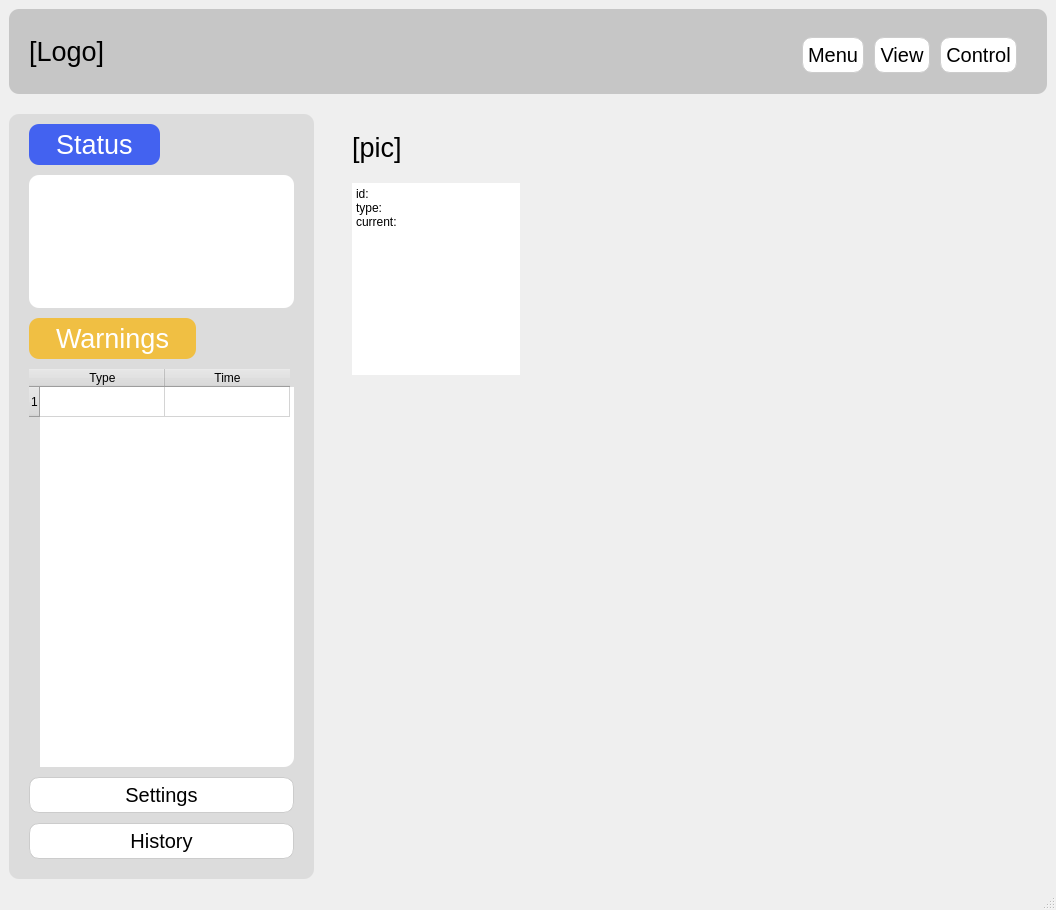
<?xml version="1.0" encoding="UTF-8"?>
<ui version="4.0">
 <class>MainWindow</class>
 <widget class="QMainWindow" name="MainWindow">
  <property name="geometry">
   <rect>
    <x>0</x>
    <y>0</y>
    <width>1056</width>
    <height>910</height>
   </rect>
  </property>
  <property name="sizePolicy">
   <sizepolicy hsizetype="Expanding" vsizetype="Preferred">
    <horstretch>0</horstretch>
    <verstretch>0</verstretch>
   </sizepolicy>
  </property>
  <property name="windowTitle">
   <string>MainWindow</string>
  </property>
  <property name="styleSheet">
   <string notr="true">* {
    font-family: &quot;Airbnb Cereal&quot;, Arial, sans-serif;
}
QPushButton {
    background-color: white;
    color: black; /* 设置按钮文字颜色 */
    border: 1px solid #CCCCCC; 
	border-radius: 10px;
    padding: 5px; 
	font: 15pt;
}
QPushButton:pressed {
    background-color: #50B56A; /* 按钮按下时的背景颜色 */
}
QMainWindow {
    background-color: #EFEFEF;
}
QLabel {
	font: 20pt;
}
Line{
    background-color: #4362F0; /* 设置线条颜色 */
    border: none; /* 移除默认边框 */
    min-height: 3px; /* 设置线条粗细 */
    max-height: 3px; /* 设置线条粗细 */
}</string>
  </property>
  <widget class="QWidget" name="centralwidget">
   <property name="sizePolicy">
    <sizepolicy hsizetype="Expanding" vsizetype="Expanding">
     <horstretch>0</horstretch>
     <verstretch>0</verstretch>
    </sizepolicy>
   </property>
   <layout class="QHBoxLayout" name="horizontalLayout_9">
    <item>
     <layout class="QVBoxLayout" name="verticalLayout_2" stretch="1,9">
      <property name="spacing">
       <number>20</number>
      </property>
      <property name="sizeConstraint">
       <enum>QLayout::SetNoConstraint</enum>
      </property>
      <item>
       <widget class="QWidget" name="" native="true">
        <property name="styleSheet">
         <string notr="true">QWidget {
	background-color: rgb(198, 198, 198);
	border-radius: 10px;
}</string>
        </property>
        <layout class="QHBoxLayout" name="horizontalLayout_2">
         <property name="leftMargin">
          <number>20</number>
         </property>
         <property name="rightMargin">
          <number>20</number>
         </property>
         <item>
          <widget class="QLabel" name="label">
           <property name="sizePolicy">
            <sizepolicy hsizetype="Fixed" vsizetype="Fixed">
             <horstretch>0</horstretch>
             <verstretch>0</verstretch>
            </sizepolicy>
           </property>
           <property name="maximumSize">
            <size>
             <width>150</width>
             <height>150</height>
            </size>
           </property>
           <property name="text">
            <string>[Logo]</string>
           </property>
          </widget>
         </item>
         <item>
          <spacer name="horizontalSpacer">
           <property name="orientation">
            <enum>Qt::Horizontal</enum>
           </property>
           <property name="sizeHint" stdset="0">
            <size>
             <width>68</width>
             <height>20</height>
            </size>
           </property>
          </spacer>
         </item>
         <item>
          <widget class="QWidget" name="" native="true">
           <property name="sizePolicy">
            <sizepolicy hsizetype="Fixed" vsizetype="Preferred">
             <horstretch>0</horstretch>
             <verstretch>0</verstretch>
            </sizepolicy>
           </property>
           <layout class="QHBoxLayout" name="horizontalLayout">
            <property name="spacing">
             <number>10</number>
            </property>
            <property name="leftMargin">
             <number>10</number>
            </property>
            <property name="rightMargin">
             <number>10</number>
            </property>
            <property name="bottomMargin">
             <number>1</number>
            </property>
            <item>
             <widget class="QPushButton" name="MenuButton">
              <property name="styleSheet">
               <string notr="true">QPushButton {
	background-color: white;
}</string>
              </property>
              <property name="text">
               <string>Menu</string>
              </property>
             </widget>
            </item>
            <item>
             <widget class="QPushButton" name="ViewButton">
              <property name="styleSheet">
               <string notr="true">QPushButton {
	background-color: white;
}</string>
              </property>
              <property name="text">
               <string>View</string>
              </property>
             </widget>
            </item>
            <item>
             <widget class="QPushButton" name="ContriolButton">
              <property name="styleSheet">
               <string notr="true">QPushButton {
	background-color: white;
}</string>
              </property>
              <property name="text">
               <string>Control</string>
              </property>
             </widget>
            </item>
           </layout>
          </widget>
         </item>
        </layout>
       </widget>
      </item>
      <item>
       <layout class="QHBoxLayout" name="horizontalLayout_3" stretch="3,7">
        <property name="spacing">
         <number>20</number>
        </property>
        <item>
         <widget class="QWidget" name="" native="true">
          <property name="styleSheet">
           <string notr="true">QWidget {
	background-color: rgb(220, 220, 220);
	border-radius: 10px;
}</string>
          </property>
          <layout class="QVBoxLayout" name="verticalLayout" stretch="1,2,1,6,1,1">
           <property name="spacing">
            <number>10</number>
           </property>
           <property name="leftMargin">
            <number>20</number>
           </property>
           <property name="topMargin">
            <number>10</number>
           </property>
           <property name="rightMargin">
            <number>20</number>
           </property>
           <property name="bottomMargin">
            <number>20</number>
           </property>
           <item>
            <widget class="QLabel" name="StatusLabel">
             <property name="sizePolicy">
              <sizepolicy hsizetype="Fixed" vsizetype="Fixed">
               <horstretch>0</horstretch>
               <verstretch>0</verstretch>
              </sizepolicy>
             </property>
             <property name="styleSheet">
              <string notr="true">QLabel {
    background-color: #4362F0;
    color: white;
	text-align: center; 
	padding: 5px;
}</string>
             </property>
             <property name="text">
              <string>  Status  </string>
             </property>
            </widget>
           </item>
           <item>
            <widget class="QTextBrowser" name="textBrowser_2">
             <property name="styleSheet">
              <string notr="true">QTextBrowser {
	background-color: white;
}</string>
             </property>
            </widget>
           </item>
           <item>
            <widget class="QLabel" name="WarningLabel">
             <property name="sizePolicy">
              <sizepolicy hsizetype="Fixed" vsizetype="Fixed">
               <horstretch>0</horstretch>
               <verstretch>0</verstretch>
              </sizepolicy>
             </property>
             <property name="styleSheet">
              <string notr="true">QLabel {
    background-color: #F0BF43;
    color: white;
	text-align: center; 
	padding: 5px;
}</string>
             </property>
             <property name="text">
              <string>  Warnings  </string>
             </property>
            </widget>
           </item>
           <item>
            <widget class="QTableWidget" name="warningTable">
             <property name="font">
              <font>
               <family>Airbnb Cereal</family>
               <pointsize>12</pointsize>
               <weight>75</weight>
               <bold>true</bold>
              </font>
             </property>
             <property name="layoutDirection">
              <enum>Qt::LeftToRight</enum>
             </property>
             <property name="styleSheet">
              <string notr="true">QTableWidget {
	background-color: white;
}</string>
             </property>
             <property name="lineWidth">
              <number>5</number>
             </property>
             <property name="rowCount">
              <number>1</number>
             </property>
             <attribute name="horizontalHeaderCascadingSectionResizes">
              <bool>true</bool>
             </attribute>
             <attribute name="horizontalHeaderDefaultSectionSize">
              <number>125</number>
             </attribute>
             <attribute name="verticalHeaderCascadingSectionResizes">
              <bool>true</bool>
             </attribute>
             <row/>
             <column>
              <property name="text">
               <string>Type</string>
              </property>
             </column>
             <column>
              <property name="text">
               <string>Time</string>
              </property>
             </column>
            </widget>
           </item>
           <item>
            <widget class="QPushButton" name="WarningSetting">
             <property name="autoFillBackground">
              <bool>false</bool>
             </property>
             <property name="styleSheet">
              <string notr="true">QPushButton {
	background-color: white;
}</string>
             </property>
             <property name="text">
              <string>Settings</string>
             </property>
            </widget>
           </item>
           <item>
            <widget class="QPushButton" name="WarningHis">
             <property name="styleSheet">
              <string notr="true">QPushButton {
	background-color: white;
}</string>
             </property>
             <property name="text">
              <string>History</string>
             </property>
            </widget>
           </item>
          </layout>
         </widget>
        </item>
        <item>
         <widget class="QStackedWidget" name="stackedWidget">
          <property name="sizePolicy">
           <sizepolicy hsizetype="Expanding" vsizetype="Expanding">
            <horstretch>0</horstretch>
            <verstretch>0</verstretch>
           </sizepolicy>
          </property>
          <property name="autoFillBackground">
           <bool>false</bool>
          </property>
          <property name="styleSheet">
           <string notr="true">QStackedWidget {
rgb(255, 255, 255)
}</string>
          </property>
          <property name="currentIndex">
           <number>1</number>
          </property>
          <widget class="QWidget" name="page">
           <layout class="QHBoxLayout" name="horizontalLayout_12">
            <item>
             <widget class="QTextBrowser" name="textBrowser_3">
              <property name="styleSheet">
               <string notr="true">QTextBrowser {
	border : white;
	padding : 5px;

}
</string>
              </property>
              <property name="html">
               <string>&lt;!DOCTYPE HTML PUBLIC &quot;-//W3C//DTD HTML 4.0//EN&quot; &quot;http://www.w3.org/TR/REC-html40/strict.dtd&quot;&gt;
&lt;html&gt;&lt;head&gt;&lt;meta name=&quot;qrichtext&quot; content=&quot;1&quot; /&gt;&lt;style type=&quot;text/css&quot;&gt;
p, li { white-space: pre-wrap; }
&lt;/style&gt;&lt;/head&gt;&lt;body style=&quot; font-family:'Airbnb Cereal','Arial','sans-serif'; font-size:10.8pt; font-weight:400; font-style:normal;&quot;&gt;
&lt;p style=&quot;-qt-paragraph-type:empty; margin-top:0px; margin-bottom:0px; margin-left:0px; margin-right:0px; -qt-block-indent:0; text-indent:0px;&quot;&gt;&lt;br /&gt;&lt;/p&gt;
&lt;h2 style=&quot; margin-top:0px; margin-bottom:0px; margin-left:0px; margin-right:0px; -qt-block-indent:0; text-indent:0px;&quot;&gt;&lt;a name=&quot;markdown-section--18&quot;&gt;&lt;/a&gt;&lt;span style=&quot; font-family:'Segoe WPC','Segoe UI','sans-serif'; font-size:11pt; font-weight:600; color:#000000;&quot;&gt;D&lt;/span&gt;&lt;span style=&quot; font-family:'Segoe WPC','Segoe UI','sans-serif'; font-size:11pt; font-weight:600; color:#000000;&quot;&gt;escription&lt;/span&gt;&lt;/h2&gt;
&lt;p style=&quot; margin-top:0px; margin-bottom:0px; margin-left:0px; margin-right:0px; -qt-block-indent:0; text-indent:0px;&quot;&gt;&lt;span style=&quot; font-family:'Segoe WPC','Segoe UI','sans-serif'; font-size:11pt; font-style:italic; color:#000000;&quot;&gt;This project is a stm32 based control system with following features:&lt;/span&gt;&lt;/p&gt;
&lt;p style=&quot; margin-top:0px; margin-bottom:0px; margin-left:0px; margin-right:0px; -qt-block-indent:0; text-indent:0px;&quot;&gt;&lt;span style=&quot; font-family:'Segoe WPC','Segoe UI','sans-serif'; font-size:14pt; font-weight:600; color:#000000;&quot;&gt;1.Motor monitoring:&lt;/span&gt;&lt;/p&gt;
&lt;p style=&quot; margin-top:0px; margin-bottom:0px; margin-left:0px; margin-right:0px; -qt-block-indent:0; text-indent:0px;&quot;&gt;&lt;span style=&quot; font-family:'Segoe WPC','Segoe UI','sans-serif'; font-size:11pt; color:#000000;&quot;&gt;Three-phase current (Ia, Ib, Ic) acquisition&lt;/span&gt;&lt;/p&gt;
&lt;p style=&quot; margin-top:0px; margin-bottom:0px; margin-left:0px; margin-right:0px; -qt-block-indent:0; text-indent:0px;&quot;&gt;&lt;span style=&quot; font-family:'Segoe WPC','Segoe UI','sans-serif'; font-size:11pt; color:#000000;&quot;&gt;Speed feedback and control&lt;/span&gt;&lt;/p&gt;
&lt;p style=&quot; margin-top:0px; margin-bottom:0px; margin-left:0px; margin-right:0px; -qt-block-indent:0; text-indent:0px;&quot;&gt;&lt;span style=&quot; font-family:'Segoe WPC','Segoe UI','sans-serif'; font-size:11pt; color:#000000;&quot;&gt;Position feedback and control&lt;/span&gt;&lt;/p&gt;
&lt;p style=&quot;-qt-paragraph-type:empty; margin-top:0px; margin-bottom:0px; margin-left:0px; margin-right:0px; -qt-block-indent:0; text-indent:0px; font-family:'Segoe WPC','Segoe UI','sans-serif'; font-size:11pt; color:#000000;&quot;&gt;&lt;br /&gt;&lt;/p&gt;
&lt;p style=&quot; margin-top:0px; margin-bottom:0px; margin-left:0px; margin-right:0px; -qt-block-indent:0; text-indent:0px;&quot;&gt;&lt;span style=&quot; font-size:14pt; font-weight:600; color:#000000;&quot;&gt;2. Motor control&lt;/span&gt;&lt;/p&gt;
&lt;p style=&quot; margin-top:0px; margin-bottom:0px; margin-left:0px; margin-right:0px; -qt-block-indent:0; text-indent:0px;&quot;&gt;&lt;span style=&quot; font-family:'Segoe WPC','Segoe UI','sans-serif'; font-size:11pt; color:#000000;&quot;&gt;Data transmission via UART (576000 baud rate)&lt;/span&gt;&lt;/p&gt;
&lt;p style=&quot; margin-top:0px; margin-bottom:0px; margin-left:0px; margin-right:0px; -qt-block-indent:0; text-indent:0px;&quot;&gt;&lt;span style=&quot; font-family:'Segoe WPC','Segoe UI','sans-serif'; font-size:11pt; color:#000000;&quot;&gt;VOFA+ compatible for debugging and monitoring&lt;/span&gt;&lt;/p&gt;
&lt;p style=&quot; margin-top:0px; margin-bottom:0px; margin-left:0px; margin-right:0px; -qt-block-indent:0; text-indent:0px;&quot;&gt;&lt;span style=&quot; font-family:'Segoe WPC','Segoe UI','sans-serif'; font-size:11pt; color:#000000;&quot;&gt;Closed-loop control:&lt;/span&gt;&lt;/p&gt;
&lt;p style=&quot; margin-top:0px; margin-bottom:0px; margin-left:0px; margin-right:0px; -qt-block-indent:0; text-indent:0px;&quot;&gt;&lt;span style=&quot; font-family:'Segoe WPC','Segoe UI','sans-serif'; font-size:11pt; color:#000000;&quot;&gt;Current loop control&lt;/span&gt;&lt;/p&gt;
&lt;p style=&quot; margin-top:0px; margin-bottom:0px; margin-left:0px; margin-right:0px; -qt-block-indent:0; text-indent:0px;&quot;&gt;&lt;span style=&quot; font-family:'Segoe WPC','Segoe UI','sans-serif'; font-size:11pt; color:#000000;&quot;&gt;Speed loop control&lt;/span&gt;&lt;/p&gt;
&lt;p style=&quot; margin-top:0px; margin-bottom:0px; margin-left:0px; margin-right:0px; -qt-block-indent:0; text-indent:0px;&quot;&gt;&lt;span style=&quot; font-family:'Segoe WPC','Segoe UI','sans-serif'; font-size:11pt; color:#000000;&quot;&gt;Position loop control&lt;/span&gt;&lt;/p&gt;&lt;/body&gt;&lt;/html&gt;</string>
              </property>
             </widget>
            </item>
           </layout>
          </widget>
          <widget class="QWidget" name="page_2">
           <layout class="QHBoxLayout" name="horizontalLayout_11">
            <item>
             <widget class="QWidget" name="widget" native="true">
              <property name="sizePolicy">
               <sizepolicy hsizetype="Expanding" vsizetype="Expanding">
                <horstretch>0</horstretch>
                <verstretch>0</verstretch>
               </sizepolicy>
              </property>
              <layout class="QHBoxLayout" name="horizontalLayout_10">
               <item>
                <layout class="QHBoxLayout" name="horizontalLayout_5" stretch="1,3">
                 <item>
                  <layout class="QVBoxLayout" name="verticalLayout_4">
                   <property name="spacing">
                    <number>20</number>
                   </property>
                   <item>
                    <widget class="QLabel" name="label_2">
                     <property name="sizePolicy">
                      <sizepolicy hsizetype="Fixed" vsizetype="Fixed">
                       <horstretch>0</horstretch>
                       <verstretch>0</verstretch>
                      </sizepolicy>
                     </property>
                     <property name="maximumSize">
                      <size>
                       <width>200</width>
                       <height>200</height>
                      </size>
                     </property>
                     <property name="text">
                      <string>[pic]</string>
                     </property>
                    </widget>
                   </item>
                   <item>
                    <widget class="QTextBrowser" name="textBrowser_6">
                     <property name="sizePolicy">
                      <sizepolicy hsizetype="Expanding" vsizetype="Fixed">
                       <horstretch>0</horstretch>
                       <verstretch>0</verstretch>
                      </sizepolicy>
                     </property>
                     <property name="maximumSize">
                      <size>
                       <width>15000</width>
                       <height>600</height>
                      </size>
                     </property>
                     <property name="styleSheet">
                      <string notr="true">QTextBrowser {
	border: white;
}
</string>
                     </property>
                     <property name="html">
                      <string>&lt;!DOCTYPE HTML PUBLIC &quot;-//W3C//DTD HTML 4.0//EN&quot; &quot;http://www.w3.org/TR/REC-html40/strict.dtd&quot;&gt;
&lt;html&gt;&lt;head&gt;&lt;meta name=&quot;qrichtext&quot; content=&quot;1&quot; /&gt;&lt;style type=&quot;text/css&quot;&gt;
p, li { white-space: pre-wrap; }
&lt;/style&gt;&lt;/head&gt;&lt;body style=&quot; font-family:'Airbnb Cereal','Arial','sans-serif'; font-size:10.8pt; font-weight:400; font-style:normal;&quot;&gt;
&lt;p style=&quot; margin-top:0px; margin-bottom:0px; margin-left:0px; margin-right:0px; -qt-block-indent:0; text-indent:0px;&quot;&gt;&lt;span style=&quot; font-family:'SimSun'; font-size:9pt;&quot;&gt;id:&lt;/span&gt;&lt;/p&gt;
&lt;p style=&quot; margin-top:0px; margin-bottom:0px; margin-left:0px; margin-right:0px; -qt-block-indent:0; text-indent:0px;&quot;&gt;&lt;span style=&quot; font-family:'SimSun'; font-size:9pt;&quot;&gt;type:&lt;/span&gt;&lt;/p&gt;
&lt;p style=&quot; margin-top:0px; margin-bottom:0px; margin-left:0px; margin-right:0px; -qt-block-indent:0; text-indent:0px;&quot;&gt;&lt;span style=&quot; font-family:'SimSun'; font-size:9pt;&quot;&gt;current:&lt;/span&gt;&lt;/p&gt;&lt;/body&gt;&lt;/html&gt;</string>
                     </property>
                    </widget>
                   </item>
                   <item>
                    <spacer name="verticalSpacer">
                     <property name="orientation">
                      <enum>Qt::Vertical</enum>
                     </property>
                     <property name="sizeHint" stdset="0">
                      <size>
                       <width>20</width>
                       <height>40</height>
                      </size>
                     </property>
                    </spacer>
                   </item>
                  </layout>
                 </item>
                 <item>
                  <layout class="QVBoxLayout" name="verticalLayout_3" stretch="2,3,2">
                   <property name="spacing">
                    <number>10</number>
                   </property>
                   <property name="leftMargin">
                    <number>10</number>
                   </property>
                   <property name="rightMargin">
                    <number>10</number>
                   </property>
                   <item>
                    <layout class="QHBoxLayout" name="horizontalLayout_4" stretch="1,1">
                     <property name="spacing">
                      <number>20</number>
                     </property>
                     <item>
                      <widget class="QWidget" name="PosDashboard" native="true"/>
                     </item>
                     <item>
                      <widget class="QWidget" name="SpeedDashboard" native="true"/>
                     </item>
                    </layout>
                   </item>
                   <item>
                    <widget class="QWidget" name="PowerDashboard" native="true"/>
                   </item>
                   <item>
                    <widget class="QWidget" name="currentLineChart" native="true"/>
                   </item>
                  </layout>
                 </item>
                </layout>
               </item>
              </layout>
             </widget>
            </item>
           </layout>
          </widget>
          <widget class="QWidget" name="page_3">
           <layout class="QHBoxLayout" name="horizontalLayout_13">
            <item>
             <layout class="QHBoxLayout" name="horizontalLayout_8" stretch="1,3">
              <property name="spacing">
               <number>20</number>
              </property>
              <property name="leftMargin">
               <number>10</number>
              </property>
              <property name="rightMargin">
               <number>10</number>
              </property>
              <item>
               <layout class="QVBoxLayout" name="verticalLayout_6">
                <item>
                 <widget class="QLabel" name="label_5">
                  <property name="sizePolicy">
                   <sizepolicy hsizetype="Fixed" vsizetype="Fixed">
                    <horstretch>0</horstretch>
                    <verstretch>0</verstretch>
                   </sizepolicy>
                  </property>
                  <property name="maximumSize">
                   <size>
                    <width>200</width>
                    <height>200</height>
                   </size>
                  </property>
                  <property name="text">
                   <string>[pic]</string>
                  </property>
                 </widget>
                </item>
                <item>
                 <widget class="QTextBrowser" name="textBrowser_8">
                  <property name="font">
                   <font>
                    <family>Airbnb Cereal</family>
                    <pointsize>12</pointsize>
                    <weight>75</weight>
                    <bold>true</bold>
                   </font>
                  </property>
                  <property name="styleSheet">
                   <string notr="true">QTextBrowser {
	border: 2px solid white;
}</string>
                  </property>
                  <property name="html">
                   <string>&lt;!DOCTYPE HTML PUBLIC &quot;-//W3C//DTD HTML 4.0//EN&quot; &quot;http://www.w3.org/TR/REC-html40/strict.dtd&quot;&gt;
&lt;html&gt;&lt;head&gt;&lt;meta name=&quot;qrichtext&quot; content=&quot;1&quot; /&gt;&lt;style type=&quot;text/css&quot;&gt;
p, li { white-space: pre-wrap; }
&lt;/style&gt;&lt;/head&gt;&lt;body style=&quot; font-family:'Airbnb Cereal','Arial','sans-serif'; font-size:12pt; font-weight:600; font-style:normal;&quot;&gt;
&lt;p style=&quot; margin-top:0px; margin-bottom:0px; margin-left:0px; margin-right:0px; -qt-block-indent:0; text-indent:0px;&quot;&gt;&lt;span style=&quot; font-family:'SimSun'; font-size:9pt; font-weight:400;&quot;&gt;id:&lt;/span&gt;&lt;/p&gt;
&lt;p style=&quot; margin-top:0px; margin-bottom:0px; margin-left:0px; margin-right:0px; -qt-block-indent:0; text-indent:0px;&quot;&gt;&lt;span style=&quot; font-family:'SimSun'; font-size:9pt; font-weight:400;&quot;&gt;type:&lt;/span&gt;&lt;/p&gt;
&lt;p style=&quot; margin-top:0px; margin-bottom:0px; margin-left:0px; margin-right:0px; -qt-block-indent:0; text-indent:0px;&quot;&gt;&lt;span style=&quot; font-family:'SimSun'; font-size:9pt; font-weight:400;&quot;&gt;current:&lt;/span&gt;&lt;/p&gt;&lt;/body&gt;&lt;/html&gt;</string>
                  </property>
                 </widget>
                </item>
                <item>
                 <spacer name="verticalSpacer_3">
                  <property name="orientation">
                   <enum>Qt::Vertical</enum>
                  </property>
                  <property name="sizeHint" stdset="0">
                   <size>
                    <width>20</width>
                    <height>40</height>
                   </size>
                  </property>
                 </spacer>
                </item>
               </layout>
              </item>
              <item>
               <layout class="QVBoxLayout" name="verticalLayout_9">
                <property name="spacing">
                 <number>20</number>
                </property>
                <item>
                 <widget class="QTableWidget" name="tableWidget">
                  <property name="font">
                   <font>
                    <family>Airbnb Cereal</family>
                    <pointsize>12</pointsize>
                    <weight>75</weight>
                    <bold>true</bold>
                   </font>
                  </property>
                  <property name="styleSheet">
                   <string notr="true">QTableWidget {
	border: white;
}</string>
                  </property>
                  <attribute name="horizontalHeaderCascadingSectionResizes">
                   <bool>true</bool>
                  </attribute>
                  <row>
                   <property name="text">
                    <string>time</string>
                   </property>
                  </row>
                  <column>
                   <property name="text">
                    <string>Position</string>
                   </property>
                  </column>
                  <column>
                   <property name="text">
                    <string>Velocity</string>
                   </property>
                  </column>
                 </widget>
                </item>
                <item>
                 <layout class="QHBoxLayout" name="horizontalLayout_7" stretch="1,2,1">
                  <item>
                   <layout class="QVBoxLayout" name="verticalLayout_7">
                    <item>
                     <widget class="QPushButton" name="controlButton_acc">
                      <property name="text">
                       <string>Accelerate</string>
                      </property>
                     </widget>
                    </item>
                    <item>
                     <widget class="QPushButton" name="pushButton_7">
                      <property name="text">
                       <string>Decelerate</string>
                      </property>
                     </widget>
                    </item>
                   </layout>
                  </item>
                  <item>
                   <spacer name="horizontalSpacer_2">
                    <property name="orientation">
                     <enum>Qt::Horizontal</enum>
                    </property>
                    <property name="sizeHint" stdset="0">
                     <size>
                      <width>40</width>
                      <height>20</height>
                     </size>
                    </property>
                   </spacer>
                  </item>
                  <item>
                   <layout class="QVBoxLayout" name="verticalLayout_8">
                    <item>
                     <widget class="QPushButton" name="pushButton_6">
                      <property name="autoFillBackground">
                       <bool>false</bool>
                      </property>
                      <property name="text">
                       <string>Stop</string>
                      </property>
                     </widget>
                    </item>
                    <item>
                     <widget class="QPushButton" name="pushButton_8">
                      <property name="text">
                       <string>Turnover</string>
                      </property>
                     </widget>
                    </item>
                   </layout>
                  </item>
                 </layout>
                </item>
                <item>
                 <layout class="QHBoxLayout" name="horizontalLayout_6" stretch="1,1,1">
                  <item>
                   <widget class="QLabel" name="label_3">
                    <property name="sizePolicy">
                     <sizepolicy hsizetype="Fixed" vsizetype="Preferred">
                      <horstretch>0</horstretch>
                      <verstretch>0</verstretch>
                     </sizepolicy>
                    </property>
                    <property name="font">
                     <font>
                      <family>Airbnb Cereal</family>
                      <pointsize>20</pointsize>
                      <weight>50</weight>
                      <italic>false</italic>
                      <bold>false</bold>
                     </font>
                    </property>
                    <property name="text">
                     <string>Target velocity</string>
                    </property>
                   </widget>
                  </item>
                  <item>
                   <spacer name="horizontalSpacer_3">
                    <property name="orientation">
                     <enum>Qt::Horizontal</enum>
                    </property>
                    <property name="sizeHint" stdset="0">
                     <size>
                      <width>40</width>
                      <height>20</height>
                     </size>
                    </property>
                   </spacer>
                  </item>
                  <item>
                   <widget class="QLineEdit" name="lineEdit">
                    <property name="styleSheet">
                     <string notr="true">QLineEdit {
	border: white;
}</string>
                    </property>
                    <property name="text">
                     <string/>
                    </property>
                    <property name="placeholderText">
                     <string extracomment="please enter here">please enter here</string>
                    </property>
                   </widget>
                  </item>
                 </layout>
                </item>
               </layout>
              </item>
             </layout>
            </item>
           </layout>
          </widget>
         </widget>
        </item>
       </layout>
      </item>
     </layout>
    </item>
   </layout>
  </widget>
  <widget class="QStatusBar" name="statusbar"/>
 </widget>
 <resources/>
 <connections/>
</ui>
